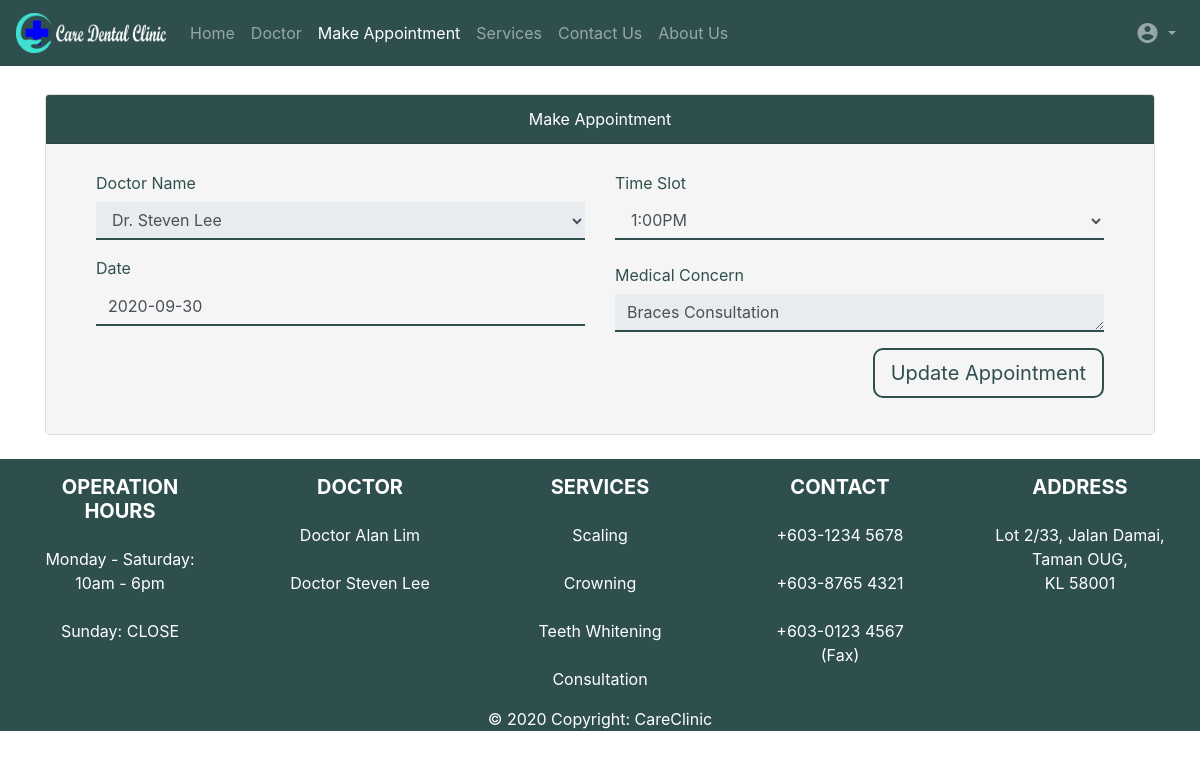
The app's page /EditAppointmentPage.php?id=120 (signed in) with its own data.
### tables this page shows
CREATE TABLE IF NOT EXISTS `appointment` (
  `AppointmentID` int NOT NULL AUTO_INCREMENT,
  `LoginID` varchar(250) NOT NULL,
  `Date` varchar(250) NOT NULL,
  `Time_Slot` varchar(250) NOT NULL,
  `Doctor_Name` varchar(250) NOT NULL,
  `Medical_Concern` longtext NOT NULL,
  `Status` int NOT NULL,
  PRIMARY KEY (`AppointmentID`)
);

### includes/autoLoad.php (called while the page is built, shortened)
<?php
    function autoLoader ($className) {
      $path = 'classes/';
      $extension = '.class.php';
      $fileName = $path . $className . $extension;
    }
?>

### classes/dbh.class.php (called while the page is built, shortened)
<?php
class Dbh {
    private $dbHost = 'localhost';
    private $dbUser = 'root';
    private $dbPass = '';
    private $dbName = 'careclinic';
    protected function connect() {
        $this->conn = new mysqli($this->dbHost , $this->dbUser , $this->dbPass , $this->dbName);
        $this->conn->set_charset('utf8mb4');
        return $this->conn;
    }
}
?>

### classes/appoint.class.php (called while the page is built, shortened)
<?php
class Appoint extends Dbh {
    protected function getSelectedAppointment($AppointmentID) {
        $sql = "SELECT * FROM `appointment` WHERE AppointmentID = ?";
        $stmt = $this->connect()->prepare($sql);
        $stmt->bind_param('s' , $AppointmentID);
        $stmt->execute();
        $arr = $stmt->get_result()->fetch_assoc();
        return $arr;
    }
}
?>

### classes/appointcontr.class.php (called while the page is built, shortened)
<?php
class AppointContr extends Appoint {
    public function showSelectedAppointment($AppointmentID) {
        $result = $this->getSelectedAppointment($AppointmentID);
        return $result;
    }
}

### EditAppointmentPage.php (the view, shortened to what this page needs)
<?php
if(isset($_SESSION['role'])) {
    if($_SESSION['role'] === 'Patient') {
        session_abort(); ?>
    <?php
include_once("includes/autoLoad.php");
$AppointmentID = $_GET['id'];
$selected = new AppointContr();
$data = $selected->showSelectedAppointment($AppointmentID);
$date = $data['Date'];
$time = $data["Time_Slot"];
$name = $data['Doctor_Name'];
$concern = $data['Medical_Concern'];?>
<?php $page = 'makeappointment'; require("Head(Patient).php"); ?>
    <body>
        <br>
        <?php
            if (isset($_SESSION['role'])) {
                echo'
                <div class="col-12">
                    <div class="row justify-content-md-center">
                        <div class="container-xl">';
                            echo'
                            <div class="card">
                                <div class="card-header text-center bg-green">Make Appointment
                                </div>
                                <div class="card-body bg-custom">
                                    <form id="makeappointment-form" method="POST" action="updateAppointment.php">
                                        <div class="col-lg-12 bg-custom">
                                            <div class="row justify-content-md-center">
                                                <div class="col-lg-6">
                                                    <div class="form-group">
                                                        <label class="col-form-label" for="prefereddoctor">Doctor Name</label>
                                                        <select id="prefereddoctor" name="prefereddoctor" readonly class="form-control"  onload="loadData()" onkeyup="loadData()">
                                                            <option value="'.$name.'" selected>Dr. '.$name.'</option>
                                                        </select>
                                                    </div>
                                                    <div class="form-group">
                                                        <label for="dob">Date</label>
                                                        <input type="text" class="form-control" id="date" name="date" placeholder="YYYY-MM-DD"  onkeyup="loadData()"
                                                        value="'.$date.'"/>
                                                    </div>
                                                </div>
                                                <div class="col-lg-6">
                                                    <div class="form-group">
                                                        <label class="col-form-label" for="timeslot">Time Slot</label>
                                                        <select id="timeSlot" name="timeslot" class="form-control">
                                                        <option selected>'.$time.'</option>'
                                                        ?> <?php
                                                        echo '
                                                        </select>
                                                    </div>
                                                        <div class="form-group">
                                                            <label class="col-form-label" for="remark">Medical Concern</label>
                                                            <textarea class="form-control" readonly rows="1" id="medicalconcern" name="medicalconcern" placeholder="Medical Concern">'.$concern.'</textarea>
                                                        </div>
                                                        <input type="hidden" name="AppointmentID" value="'.$AppointmentID.'" >
                                                    </div>
                                                </div>
                                            <div class="row justify-content-md-end">
                                                <div class="col-md-auto">
                                                    <button type="submit" name="save" class="btn-lg button-l mb-3 btn-block">Update Appointment</button>
                                                </div>
                                            </div>
                                        </div>
                                    </form>
                                </div>
                            </div>
                        </div>
                    </div>
                </div>';
            }
        ?>
        <br>
    </body>
<?php require("Footer(Patient).php"); ?>
<?php    } else {
    Header("location: index.php");
    exit();
}
}
else {
    Header("location: index.php");
    exit();
}
?>

### CSS/Header.css (style rules this page uses)
.row { margin: 0px; }

### CSS/Footer.css (style rules this page uses)
.row { margin: 0px; }

### CSS/Custom.css (style rules this page uses)
.bg-green { background-color: #2F4F4F; color: white; }
.bg-custom { background-color: whitesmoke; color: #2F4F4F; }
.row { margin: 0px; }
.button-l { border: 2px solid #2F4F4F; color: #2F4F4F; background-color: transparent; text-align: center; transition-duration: 0.4s; cursor: pointer; border-radius: 10px; outline:none; text-decoration: none; }
.form-control { box-sizing: border-box; border: none; border-bottom: 2px solid #2F4F4F; background-color: transparent ; outline:none; margin-right: 100px; border-radius: 0px; }

### records on screen
appointment: date "2020-09-30", timeslot "1:00PM", medicalconcern "Braces Consultation"
